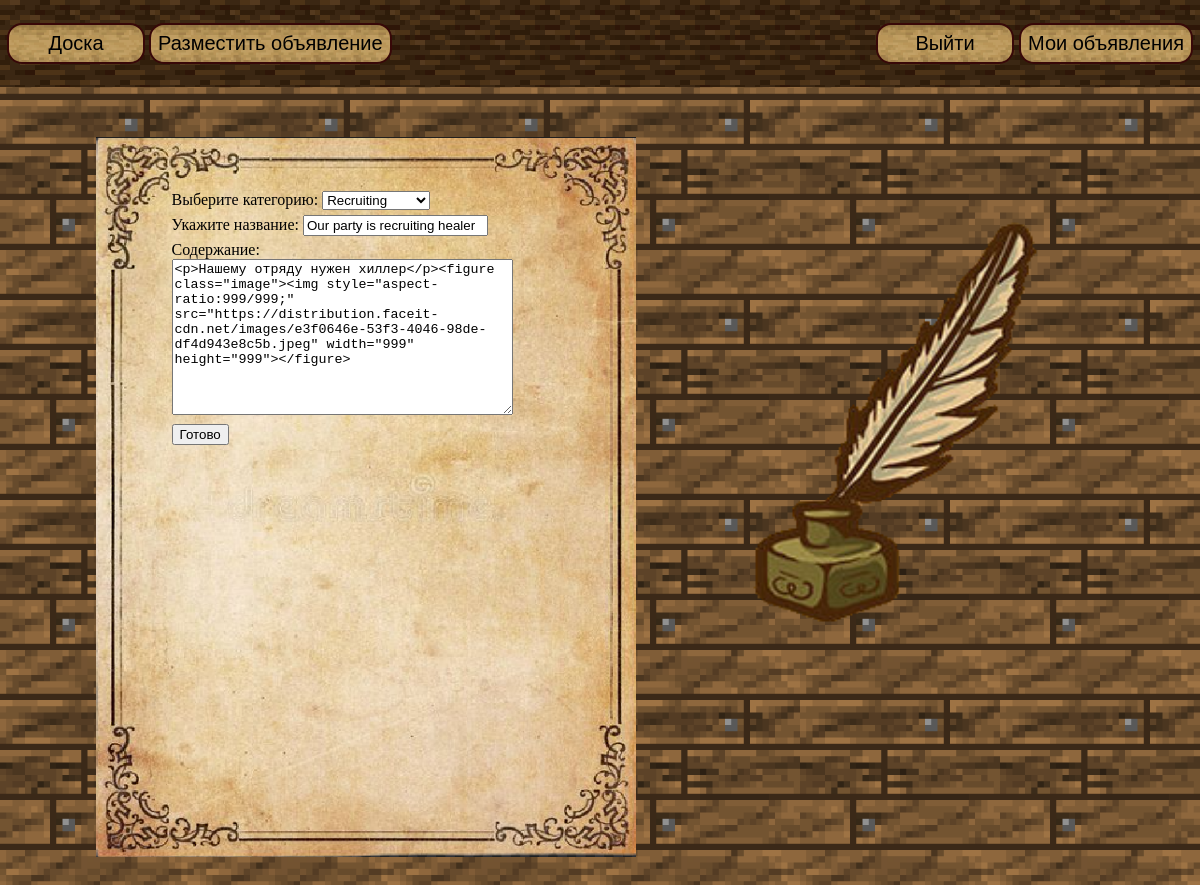
/board/8/edit (signed in), run on the app's committed database.
### main/models.py (models this page shows, shortened)
class Advertisement(models.Model):
    author = models.ForeignKey(User, on_delete=models.DO_NOTHING, null=True)
    title = models.CharField(max_length=255)
    content = CKEditor5Field('Text', config_name='extends')
    category = models.ForeignKey('Category', on_delete=models.DO_NOTHING)

### main/views.py (the view, shortened to what this page needs)
# urls.py: path('board/<int:pk>/edit', AdvertisementUpdate.as_view(), name='edit'),
class AdvertisementUpdate(UserPassesTestMixin, UpdateView):
    form_class = AdvertisementForm
    model = Advertisement
    template_name = 'main/create.html'
    raise_exception = True
    permission_required = ('main.change_post',)
    def test_func(self):
        return self.request.user == self.get_object().author

### main/forms.py
class AdvertisementForm(forms.ModelForm):
    class Meta:
        model = Advertisement
        fields = [
            'title',
            'content',
            'category',
        ]

### main/models.py (called while the page is built)
    def __str__(self):
        return self.category_name

### templates/main/create.html (shortened to what this page needs)
{% extends 'main/header.html' %}
{% block body %}
<div class="content_wrapper">
    <div class="create_post_wrapper">
        <div class="form_wrapper">
            <form action="" method="post">
                    Выберите категорию: {{ form.category }}<br>
                    Укажите название: {{ form.title }}<br>
                    Содержание: {{ form.content|safe }}<br>
                <input type="submit" value="Готово" />
            </form>
        </div>
            <img src="/static/images/feather_ink_pixel.png">
    </div>
</div>
{% endblock %}

### static/main/css/styles.css (style rules this page uses)
body { min-height: 95vh; margin: 0; background: url('/static/images/board_bg_pixel.png'); background-size: 200px 200px; }

### data on the page
Advertisement: category "Recruiting", title "Our party is recruiting healer", content "<p>Нашему отряду нужен хиллер</p><figure class=\"image\"><img style=\"aspect-ratio:999/999;\" src=\"https://distribution.faceit-cdn.net/images/e3f0646e-53f3-4046-98de-df4d943e8c5b.jpeg\" width=\"999\" height=\"999\"></figure>"
